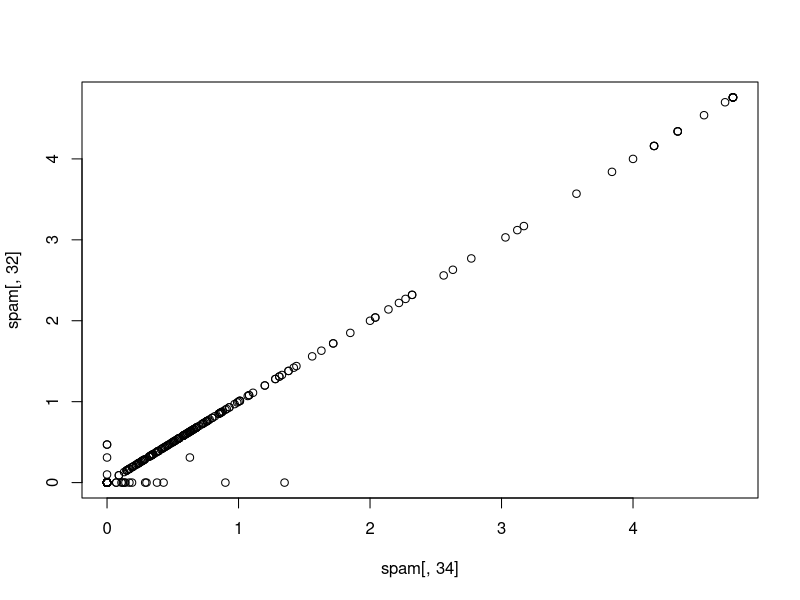
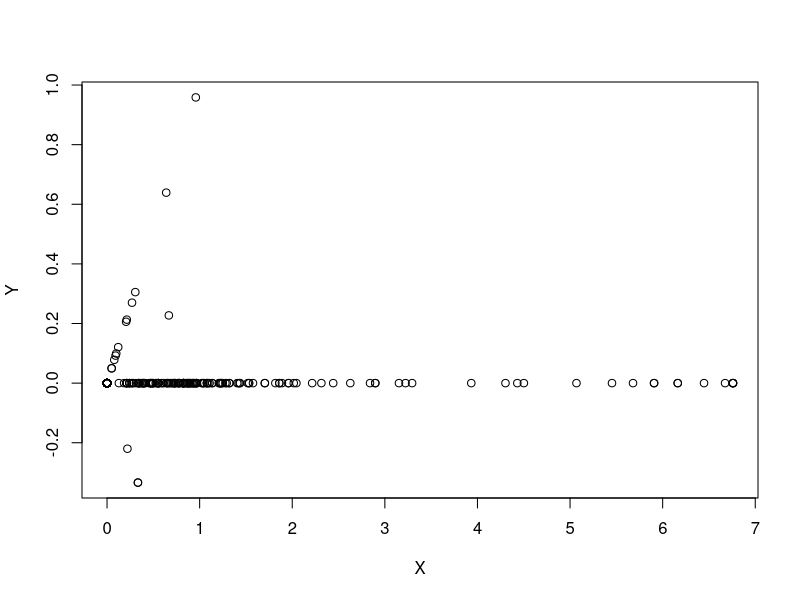
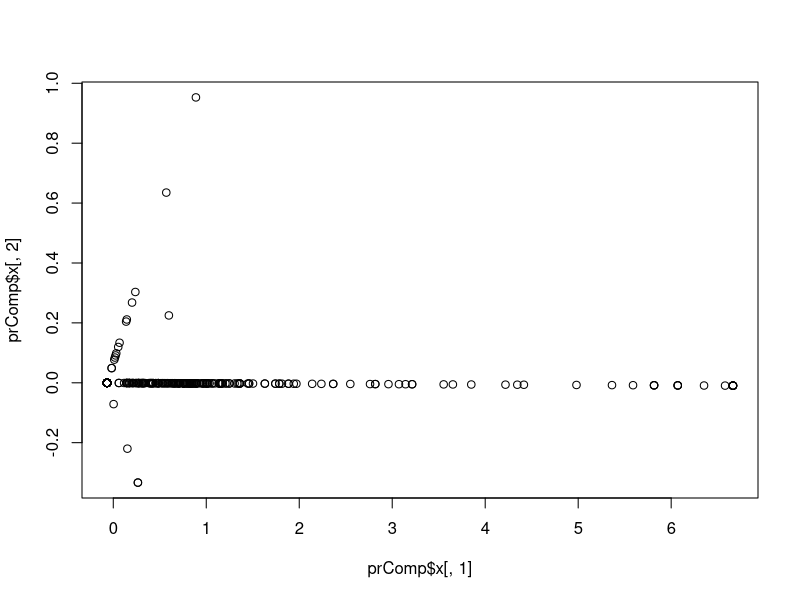

These figures' R source, in order: (Note: this script raises an error after producing the figures.)
library(caret); library(kernlab); data(spam)
inTrain <- createDataPartition(y=spam$type,p=0.75,list=FALSE)
training <- spam[inTrain,]
testing <- spam[-inTrain,]

# Identify correlated predictors
M <- abs(cor(training[,-58]))
diag(M) <- 0
which(M > 0.8, arr.ind=T)

names(spam)[c(34,32)]

plot(spam[,34],spam[,32])

# PCA: weighted combination of predictors might be better than including every predictor
# Reduces predictors and reduces noise

# E.g., rotate the plot:
X <- 0.71*training$num415 + 0.71*training$num857
Y <- 0.71*training$num415 - 0.71*training$num857
plot(X,Y)

# Using principal components:
smallSpam <- spam[,c(34,32)]
prComp <- prcomp(smallSpam)
plot(prComp$x[,1],prComp$x[,2])

# Look at rotation matrix
prComp$rotation


preProc <- preProcess(log10(spam[,-58]+1),method="pca",pcaComp=2)
spamPC <- predict(preProc,log10(spam[,-58]+1))
plot(spamPC[,1],spamPC[,2],col=typeColor)

# Create training predictions and fit a model that relates a training variable to the principal component
preProc <- preProcess(log10(training[,-58]+1),method="pca",pcaComp=2)
trainPC <- predict(preProc,log10(training[,-58]+1))
modelFit <- train(training$type ~., method="glm", data=trainPC)
# Error - undefined columns

# In test, you have to use the same principal components as training
testPC <- predict(preProc, log10(tesitng[,-58]+1))
confusionMatrix(testing$type, predict(modelFit,testPC)) # get accuracy from confusion matrix

# Can also just incorporate predict function into training exercise
modelFit <- train(training$type ~ ., method="glm", preProcess="pca", data=training)
confusionMatrix(testing$type, predict(modelFit, testing))
# Error - undefined columns

# Most useful for linear-type models and can make it harder to interpret predictors
